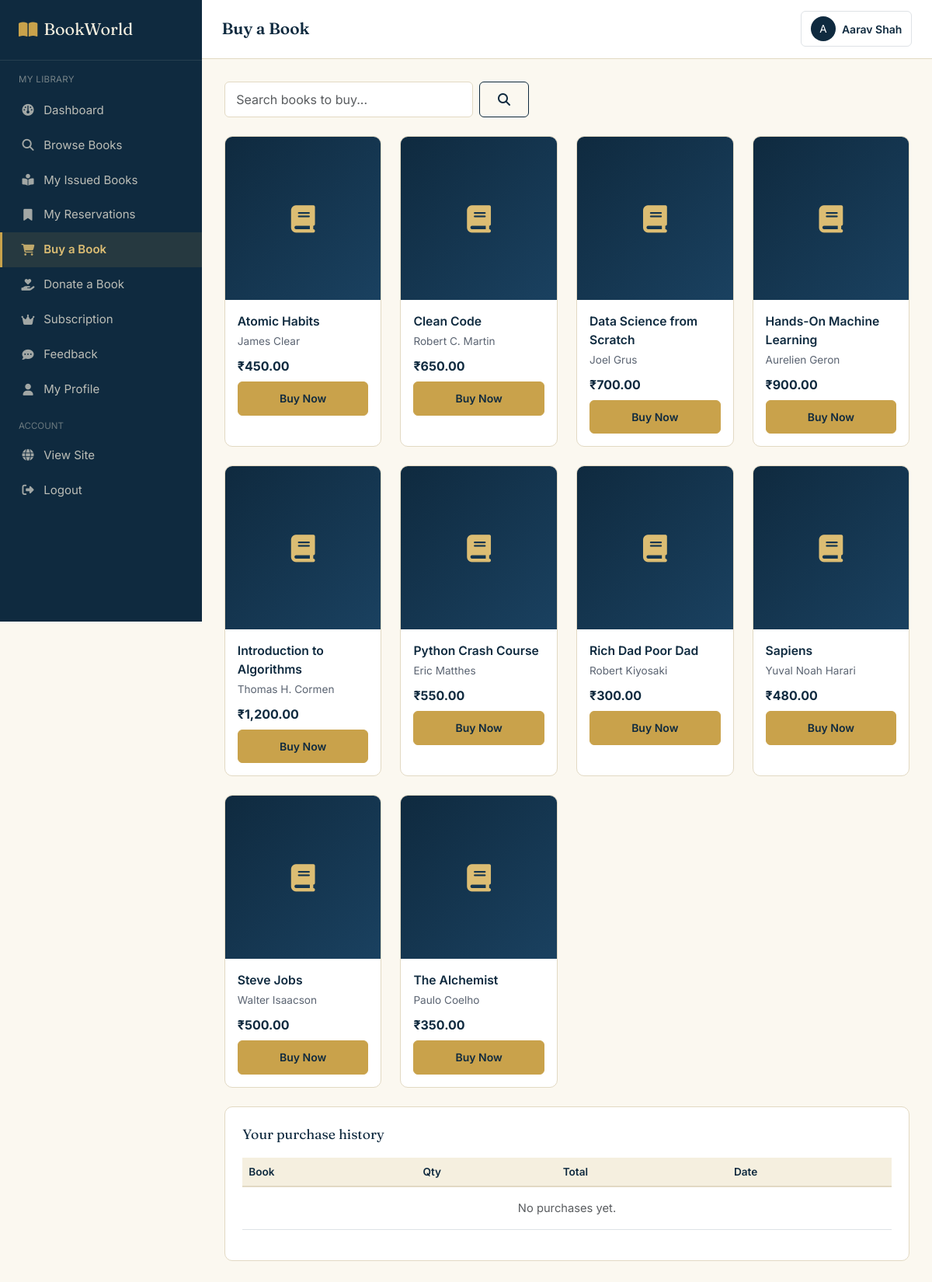
Page /member/purchase_book.php (signed in) on the committed database.
### tables this page shows
CREATE TABLE books (
    book_id INT AUTO_INCREMENT PRIMARY KEY,
    title VARCHAR(200) NOT NULL,
    author VARCHAR(150) NOT NULL,
    isbn VARCHAR(20) UNIQUE,
    publisher VARCHAR(150),
    publication_year YEAR,
    language VARCHAR(50) DEFAULT 'English',
    category_id INT,
    price DECIMAL(10,2) DEFAULT 0.00,
    description TEXT,
    book_image VARCHAR(255) DEFAULT 'default-book.png',
    status ENUM('active','inactive') DEFAULT 'active',
    view_count INT DEFAULT 0,
    created_at DATETIME DEFAULT CURRENT_TIMESTAMP,
    FOREIGN KEY (category_id) REFERENCES categories(category_id) ON DELETE SET NULL
);

### includes/functions.php (called while the page is built, shortened)
<?php
function clean($str) {
    return htmlspecialchars(trim($str), ENT_QUOTES, 'UTF-8');
}
function inr($amount) {
    return '₹' . number_format((float)$amount, 2);
}

### includes/auth_check.php (called while the page is built, shortened)
<?php
$current_user_id   = $_SESSION['user_id'];

### member/purchase_book.php (the view, shortened to what this page needs)
<?php
require_once '../config/database.php';
require_once '../includes/functions.php';
require_once '../includes/auth_check.php';
$search = trim($_GET['q'] ?? '');
$sql = "SELECT * FROM books WHERE status='active'";
$sql .= " ORDER BY title ASC";
$stmt = mysqli_prepare($conn, $sql);
mysqli_stmt_execute($stmt);
$books = mysqli_stmt_get_result($stmt);
$my_purchases = mysqli_query($conn, "SELECT bp.*, b.title FROM book_purchases bp JOIN books b ON b.book_id=bp.book_id WHERE bp.member_id=$current_user_id ORDER BY bp.purchase_date DESC LIMIT 10");
?>
<!DOCTYPE html>
<html lang="en">
<head>
<link href="https://cdn.jsdelivr.net/npm/bootstrap@5.3.3/dist/css/bootstrap.min.css" rel="stylesheet">
<link rel="stylesheet" href="https://cdnjs.cloudflare.com/ajax/libs/font-awesome/6.5.2/css/all.min.css">
<link rel="stylesheet" href="../assets/css/style.css">
<link rel="stylesheet" href="../assets/css/dashboard.css">
<link rel="stylesheet" href="../assets/css/landing.css">
</head>
<body>
<div class="bw-app">
<?php include '../includes/sidebar_member.php'; ?>
<main class="bw-main">
<?php include '../includes/dashboard_topbar.php'; ?>
<div class="bw-content">
  <form class="d-flex gap-2 mb-4" method="GET">
    <input type="text" name="q" class="form-control bw-form-control" style="width:320px;" placeholder="Search books to buy..." value="<?= clean($search) ?>">
    <button class="btn btn-bw-outline" type="submit"><i class="fa-solid fa-magnifying-glass"></i></button>
  </form>
  <div class="row g-4 mb-4">
    <?php while ($b = mysqli_fetch_assoc($books)): ?>
      <div class="col-6 col-md-4 col-lg-3">
        <div class="bw-book-card">
          <div class="bw-book-cover"><i class="fa-solid fa-book"></i></div>
          <div class="body">
            <div class="title"><?= clean($b['title']) ?></div>
            <div class="author"><?= clean($b['author']) ?></div>
            <div class="fw-bold text-navy mb-2"><?= inr($b['price']) ?></div>
            <button class="btn btn-bw-primary btn-sm w-100" data-bs-toggle="modal" data-bs-target="#buy<?= $b['book_id'] ?>">Buy Now</button>
          </div>
        </div>
      </div>
    <?php endwhile; ?>
  </div>
  <div class="bw-panel">
    <div class="panel-title">Your purchase history</div>
    <table class="table table-bw">
      <thead><tr><th>Book</th><th>Qty</th><th>Total</th><th>Date</th></tr></thead>
      <tbody>
        <?php if (mysqli_num_rows($my_purchases) === 0): ?>
          <tr><td colspan="4" class="text-center text-muted py-3">No purchases yet.</td></tr>
        <?php endif; ?>
      </tbody>
    </table>
  </div>
</div>
</main>
</div>
</body>
</html>

### assets/css/style.css (style rules this page uses)
:root { --bw-navy: #0F2A3F; --bw-navy-light: #1A4160; --bw-green: #2F5233; --bw-green-light: #3E6B45; --bw-brass: #C9A24B; --bw-brass-light: #DCBD73; --bw-paper: #F5EFDF; --bw-paper-soft: #FBF8F0; --bw-ink: #1D2430; --bw-slate: #5B6472; --bw-line: #E2D9C3; --bw-danger: #A93F35; --bw-danger-bg: #FBEAE7; --bw-success: #2F5233; --bw-success-bg: #EAF1E7; --bw-warning: #B4791F; --bw-warning-bg: #FBF1E1; --font-display: 'Fraunces', Georgia, serif; --font-body: 'Inter', -apple-system, BlinkMacSystemFont, sans-serif; --radius-sm: 6px; --radius-md: 10px; --shadow-card: 0 1px 3px rgba(15, 42, 63, 0.08), 0 1px 2px rgba(15, 42, 63, 0.06); }
* { box-sizing: border-box; }
body { font-family: var(--font-body); color: var(--bw-ink); background: var(--bw-paper-soft); margin: 0; }
.btn-bw-primary { background: var(--bw-brass); border: 1px solid var(--bw-brass); color: var(--bw-navy); font-weight: 600; padding: 0.65rem 1.5rem; border-radius: var(--radius-sm); transition: transform 0.15s ease, box-shadow 0.15s ease; }
.btn-bw-outline { background: transparent; border: 1.5px solid var(--bw-navy); color: var(--bw-navy); font-weight: 600; padding: 0.6rem 1.45rem; border-radius: var(--radius-sm); transition: all 0.15s ease; }
.bw-form-control { border: 1.5px solid var(--bw-line); border-radius: var(--radius-sm); padding: 0.65rem 0.9rem; background: #fff; font-family: var(--font-body); }
.text-navy { color: var(--bw-navy) !important; }

### assets/css/dashboard.css (style rules this page uses)
.bw-app { display: flex; min-height: 100vh; }
.bw-main { flex: 1; min-width: 0; background: var(--bw-paper-soft); }
.bw-content { padding: 1.8rem; }
.bw-panel { background: #fff; border: 1px solid var(--bw-line); border-radius: var(--radius-md); padding: 1.4rem; }
.bw-panel .panel-title { font-family: var(--font-display); font-size: 1.1rem; color: var(--bw-navy); margin-bottom: 1rem; }
.table-bw thead th { background: var(--bw-paper); color: var(--bw-navy); font-weight: 600; font-size: 0.85rem; border-bottom: 2px solid var(--bw-line); }
.table-bw td { vertical-align: middle; font-size: 0.92rem; }

### assets/css/landing.css (style rules this page uses)
.bw-book-card { background: #fff; border: 1px solid var(--bw-line); border-radius: var(--radius-md); overflow: hidden; transition: box-shadow 0.2s ease, transform 0.2s ease; height: 100%; }
.bw-book-cover { height: 210px; background: linear-gradient(135deg, var(--bw-navy), var(--bw-navy-light)); display: flex; align-items: center; justify-content: center; color: var(--bw-brass-light); font-size: 2.2rem; position: relative; }
.bw-book-card .body { padding: 1rem; }
.bw-book-card .title { font-weight: 600; color: var(--bw-navy); font-size: 0.98rem; margin-bottom: 0.2rem; }
.bw-book-card .author { color: var(--bw-slate); font-size: 0.85rem; margin-bottom: 0.6rem; }

### rows in the picture
books: title "Atomic Habits", author "James Clear", price "₹450.00"
books: title "Clean Code", author "Robert C. Martin", price "₹650.00"
books: title "Data Science from Scratch", author "Joel Grus", price "₹700.00"
books: title "Hands-On Machine Learning", author "Aurelien Geron", price "₹900.00"
books: title "Introduction to Algorithms", author "Thomas H. Cormen", price "₹1,200.00"
books: title "Python Crash Course", author "Eric Matthes", price "₹550.00"
books: title "Rich Dad Poor Dad", author "Robert Kiyosaki", price "₹300.00"
books: title "Sapiens", author "Yuval Noah Harari", price "₹480.00"
books: title "Steve Jobs", author "Walter Isaacson", price "₹500.00"
books: title "The Alchemist", author "Paulo Coelho", price "₹350.00"

### other values in the picture
$page_title "Buy a Book"
substr($current_user_name, 0, 1) "A"
$current_user_name "Aarav Shah"
